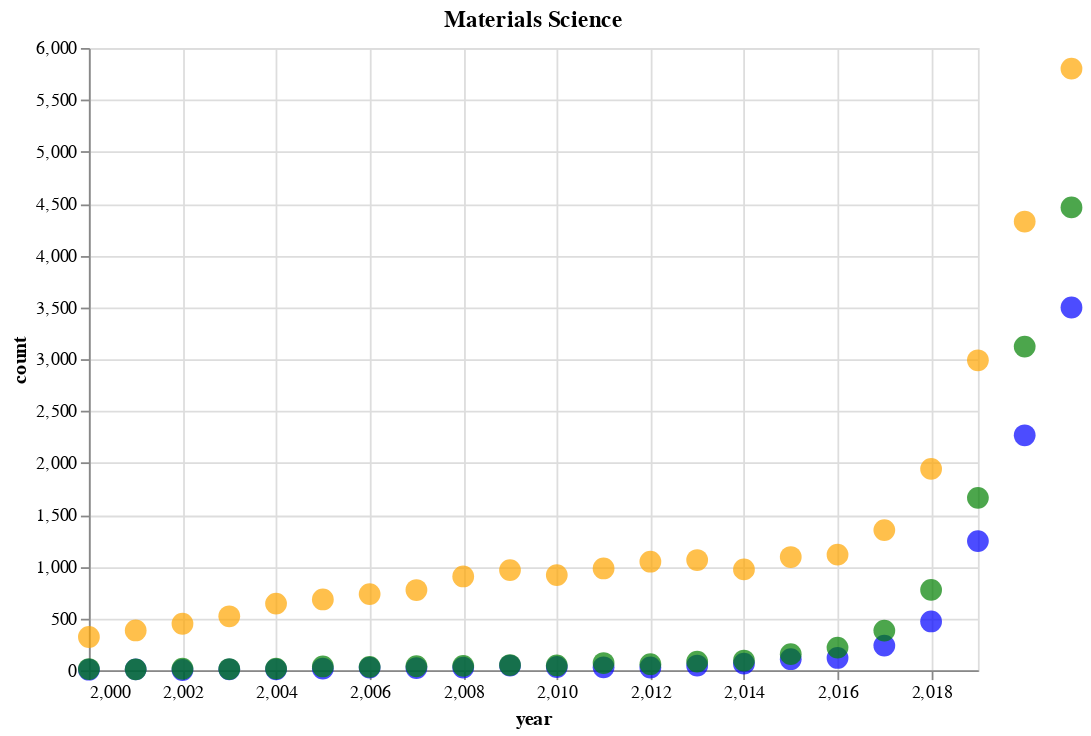

Notebook source saved alongside this figure:
### Markdown cell above
## All Together

### Code cell
charts[0] + charts[1] + charts[2]

### Figure 1 — Vega-Lite specification as saved in the notebook (floating-point values rounded to 4 significant figures)
{"config": {"view": {"continuousWidth": 400, "continuousHeight": 300}}, "layer": [{"data": {"name": "data-08d307d0bc8762788144a993a1f3f3fe"}, "mark": {"type": "circle", "color": "blue", "size": 150}, "encoding": {"x": {"field": "year", "scale": {"domain": [2000, 2019]}, "type": "quantitative"}, "y": {"field": "count", "type": "quantitative"}}, "height": 350, "title": "Materials Science", "width": 500}, {"data": {"name": "data-f3eeb04e7142781a92128d38c6849748"}, "mark": {"type": "circle", "color": "orange", "size": 150}, "encoding": {"x": {"field": "year", "scale": {"domain": [2000, 2019]}, "type": "quantitative"}, "y": {"field": "count", "type": "quantitative"}}, "height": 350, "title": "Chemistry", "width": 500}, {"data": {"name": "data-67c508535019cdcae2e95bc67cb64cf9"}, "mark": {"type": "circle", "color": "green", "size": 150}, "encoding": {"x": {"field": "year", "scale": {"domain": [2000, 2019]}, "type": "quantitative"}, "y": {"field": "count", "type": "quantitative"}}, "height": 350, "title": "Physics", "width": 500}], "$schema": "https://vega.github.io/schema/vega-lite/v4.17.0.json", "datasets": {"data-08d307d0bc8762788144a993a1f3f3fe": [{"year": 2021, "count": 3498}, {"year": 2020, "count": 2266}, {"year": 2019, "count": 1246}, {"year": 2018, "count": 471}, {"year": 2017, "count": 238}, {"year": 2016, "count": 119}, {"year": 2015, "count": 107}, {"year": 2014, "count": 64}, {"year": 2013, "count": 46}, {"year": 2012, "count": 27}, {"year": 2011, "count": 29}, {"year": 2010, "count": 32}, {"year": 2009, "count": 46}, {"year": 2008, "count": 26}, {"year": 2007, "count": 22}, {"year": 2006, "count": 26}, {"year": 2005, "count": 17}, {"year": 2004, "count": 10}, {"year": 2003, "count": 9}, {"year": 2002, "count": 3}, {"year": 2001, "count": 9}, {"year": 2000, "count": 6}], "data-f3eeb04e7142781a92128d38c6849748": [{"year": 2021, "count": 5801}, {"year": 2020, "count": 4327}, {"year": 2019, "count": 2989}, {"year": 2018, "count": 1942}, {"year": 2017, "count": 1352}, {"year": 2016, "count": 1115}, {"year": 2015, "count": 1092}, {"year": 2014, "count": 973}, {"year": 2013, "count": 1063}, {"year": 2012, "count": 1047}, {"year": 2011, "count": 982}, {"year": 2010, "count": 918}, {"year": 2009, "count": 966}, {"year": 2008, "count": 905}, {"year": 2007, "count": 774}, {"year": 2006, "count": 735}, {"year": 2005, "count": 683}, {"year": 2004, "count": 643}, {"year": 2003, "count": 521}, {"year": 2002, "count": 449}, {"year": 2001, "count": 384}, {"year": 2000, "count": 321}], "data-67c508535019cdcae2e95bc67cb64cf9": [{"year": 2021, "count": 4463}, {"year": 2020, "count": 3121}, {"year": 2019, "count": 1663}, {"year": 2018, "count": 775}, {"year": 2017, "count": 383}, {"year": 2016, "count": 219}, {"year": 2015, "count": 156}, {"year": 2014, "count": 94}, {"year": 2013, "count": 84}, {"year": 2012, "count": 59}, {"year": 2011, "count": 70}, {"year": 2010, "count": 47}, {"year": 2009, "count": 51}, {"year": 2008, "count": 43}, {"year": 2007, "count": 39}, {"year": 2006, "count": 33}, {"year": 2005, "count": 37}, {"year": 2004, "count": 16}, {"year": 2003, "count": 12}, {"year": 2002, "count": 15}, {"year": 2001, "count": 9}, {"year": 2000, "count": 12}]}}
